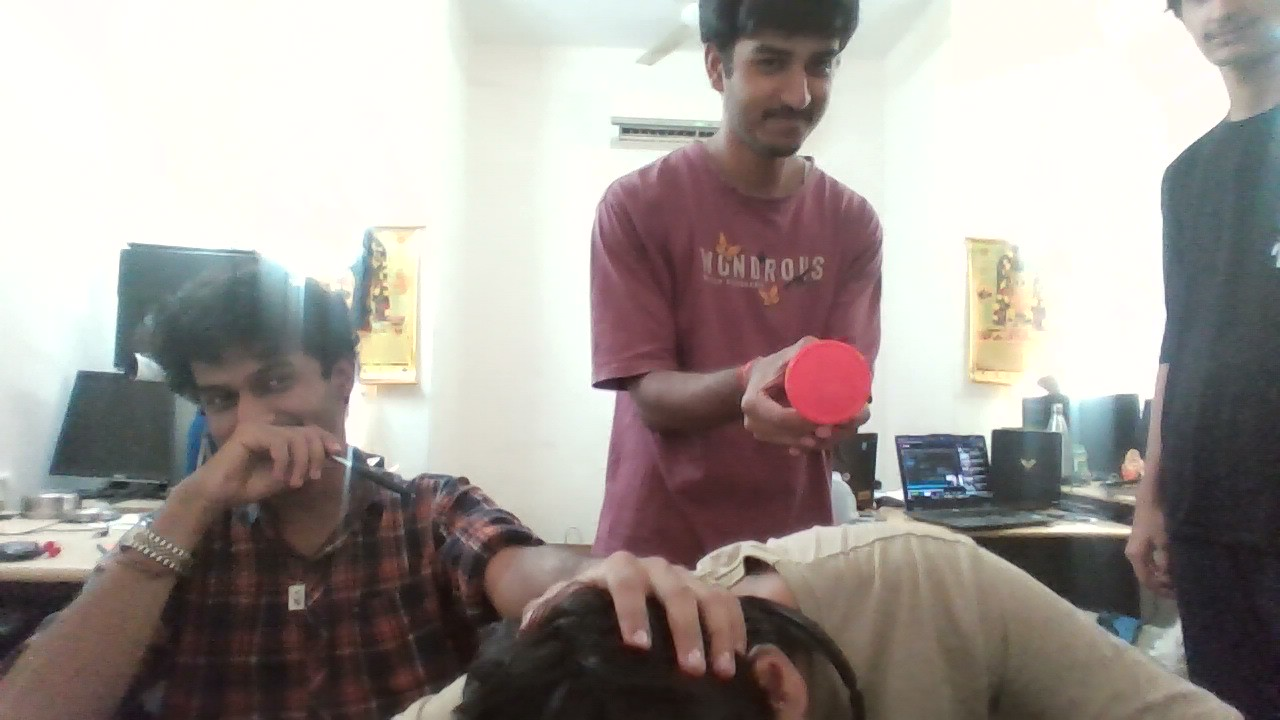
#> input picture main/tools/data/l.jpg, 1280 x 720 px, found by its file name
$ python aadity.py
#> lines starting #> are read from the running program, lines starting #| are printed output that depends on the picture; after the words box and inside, x2 and y2 are one past the last pixel; in counts of white or black regions, pixels touching at a corner belong together
import cv2
import numpy as np
import imutils

# =========================================================
# FIND OBJECT CENTER
# =========================================================

def find_object(frame):

    # Convert to grayscale
    gray = cv2.cvtColor(frame, cv2.COLOR_BGR2GRAY)

    # Blur image
    blur = cv2.GaussianBlur(gray, (5,5), 0)

    # Threshold
    _, mask = cv2.threshold(
        blur,
        120,
        255,
        cv2.THRESH_BINARY
    )

    # Find contours
    contours = cv2.findContours(
        mask.copy(),
        cv2.RETR_EXTERNAL,
        cv2.CHAIN_APPROX_SIMPLE
    )

    contours = imutils.grab_contours(contours)

    center = None

    if len(contours) > 0:

        # Largest contour
        c = max(contours, key=cv2.contourArea)

        # Minimum enclosing circle
        ((x, y), radius) = cv2.minEnclosingCircle(c)

        # Moments
        M = cv2.moments(c)

        if M["m00"] != 0:

            center = (
                int(M["m10"] / M["m00"]),
                int(M["m01"] / M["m00"])
            )

            # Draw detected object
            if radius > 3:

                cv2.circle(
                    frame,
                    (int(x), int(y)),
                    int(radius),
                    (0,255,0),
                    2
                )

                cv2.circle(
                    frame,
                    center,
                    5,
                    (0,0,255),
                    -1
                )

    return center, mask


# =========================================================
# DEPTH CALCULATION
# =========================================================

def find_depth(
    center_right,
    center_left,
    frame_right,
    frame_left,
    baseline,
    alpha
):

    # Get image width
    height_right, width_right, _ = frame_right.shape
    height_left, width_left, _ = frame_left.shape

    # Check image sizes
    if width_right != width_left:
        print("Images do not have same width")
        return None

    # Focal length in pixels
    f_pixel = (width_right * 0.5) / np.tan(alpha * 0.5 * np.pi / 180)

    # X coordinates
    x_right = center_right[0]
    x_left = center_left[0]

    # Disparity
    disparity = x_left - x_right

    # Avoid division by zero
    if disparity == 0:
        return None

    # Depth formula
    depth = (baseline * f_pixel) / disparity

    return abs(depth)


# =========================================================
# MAIN
# =========================================================

# Baseline distance between cameras [cm]
B = 17.8

# Camera field of view [degrees]
alpha = 72

# cm
DISTANCE = 75

# Load stereo images
frame_left = cv2.imread("/data/l.jpg")
#> frame_left is the input picture: shape (720, 1280, 3); mean B, G, R 149.4, 153.6, 160.4
frame_right = cv2.imread("/data/r.jpg")
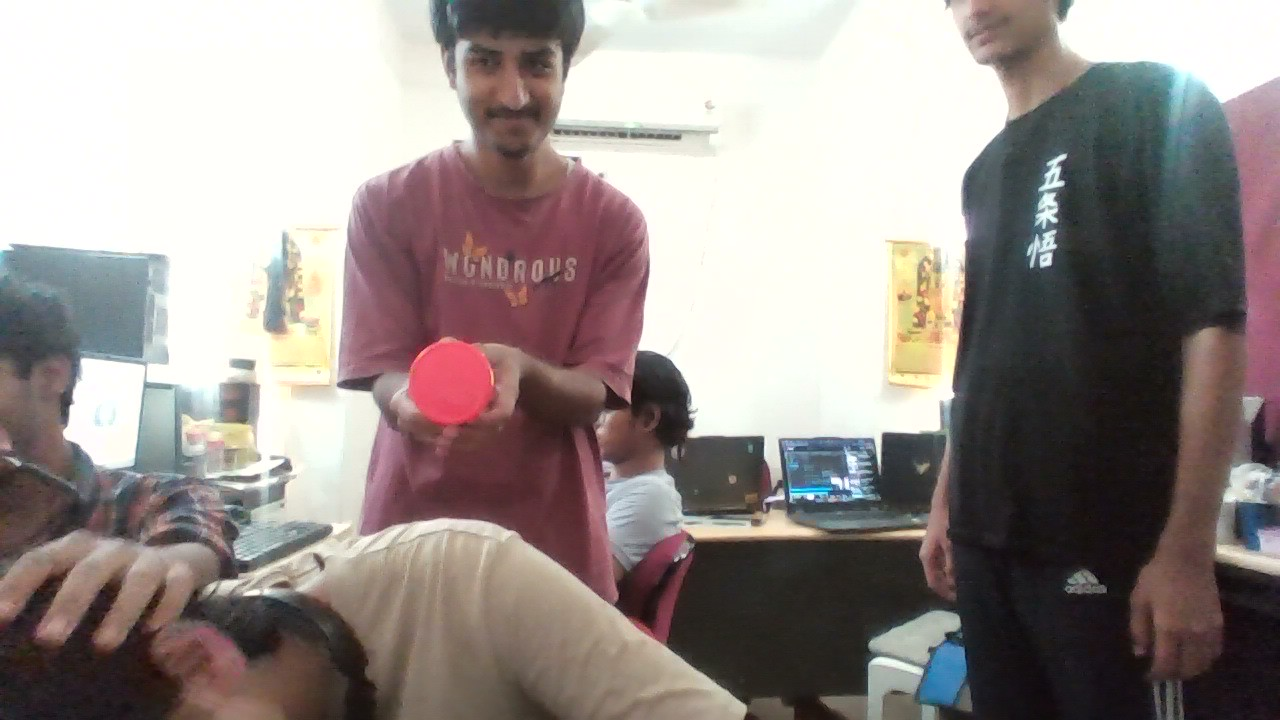
#> input picture main/tools/data/r.jpg, 1280 x 720 px, found by its file name
#> frame_right is the input picture: shape (720, 1280, 3); mean B, G, R 138.4, 141.6, 150.8

# Check images
if frame_left is None or frame_right is None:
    print("Error loading images")
    exit()

# =========================================================
# OBJECT DETECTION
# =========================================================

center_left, mask_left = find_object(frame_left)
#> in find_object, `_, mask = cv2.threshold( blur, 120, 255, cv2.THRESH_BINARY )`:
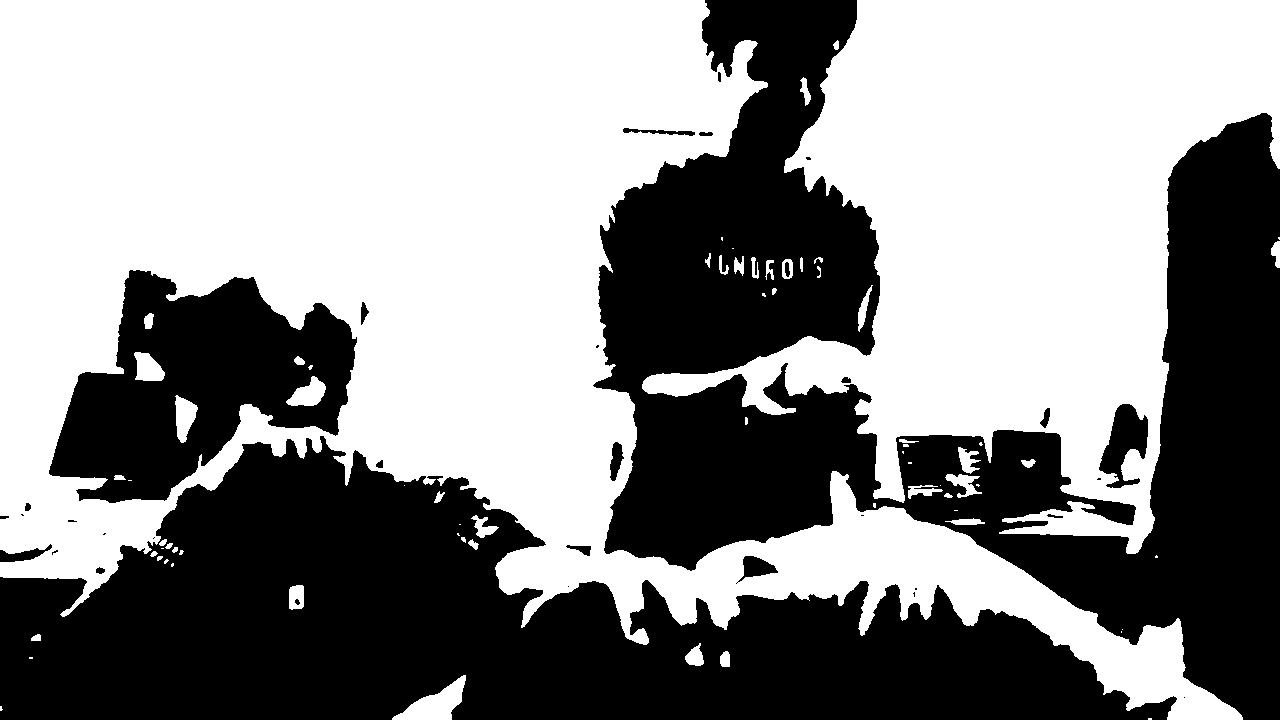
#> mask: shape (720, 1280); 55.5% white; 34 black regions (13 under 20 px)
#> in find_object, `contours = cv2.findContours( mask.copy(), cv2.RETR_EXTERNAL, cv2.CHAIN..`: contours = 63 contours, 32 with area under 20; largest, box (x1, y1, x2, y2) and area: (0, 0, 1243, 720) 375536, (642, 0, 1280, 554) 170004, (392, 675, 466, 720) 1407, (945, 474, 982, 498) 333, (289, 585, 304, 610) 311
#> in find_object, `c = max(contours, key=cv2.contourArea)`: c = contour of 2151 points, box (x1, y1, x2, y2) (0, 0, 1243, 720), area 375536
#> in find_object, `((x, y), radius) = cv2.minEnclosingCircle(c)`: x = 621; y = 359.5; radius = 717.6
#> in find_object, `M = cv2.moments(c)`: M = moments, m00 375536, centre m10/m00, m01/m00 = (387.9, 287.7)
#> in find_object, `center = ( int(M["m10"] / M["m00"]), int(M["m01"] / M["m00"]) )`: center = (387, 287)
#> in find_object, `cv2.circle( frame, (int(x), int(y)), int(radius), (0,255,0), 2 )`:
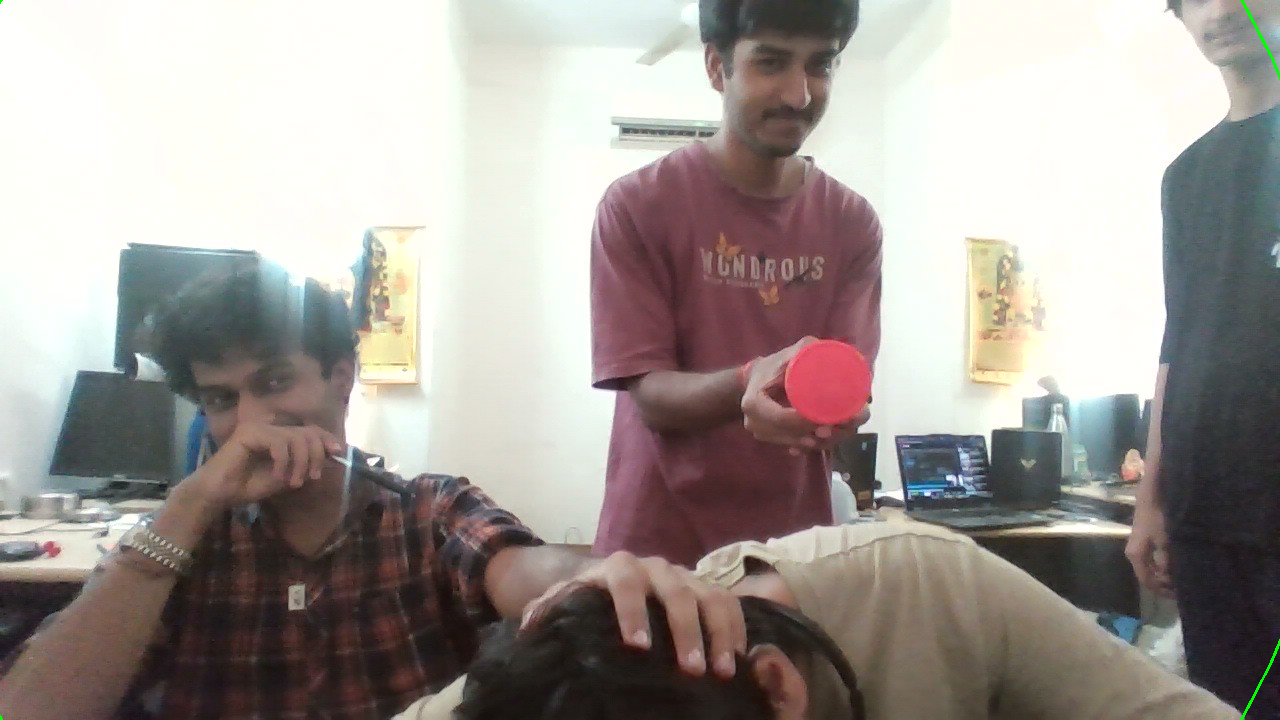
#> frame: shape (720, 1280, 3); 0.05% of pixels changed, all inside (x1, y1, x2, y2) = (0, 0, 1280, 720)
#> in find_object, `cv2.circle( frame, center, 5, (0,0,255), -1 )`: frame: shape (720, 1280, 3); 0.01% of pixels changed, all inside (x1, y1, x2, y2) = (382, 282, 393, 293)
#> center_left = (387, 287)
center_right, mask_right = find_object(frame_right)
#> in find_object (call 2), `_, mask = cv2.threshold( blur, 120, 255, cv2.THRESH_BINARY )`: mask: shape (720, 1280); 52% white; 55 black regions (34 under 20 px)
#> in find_object (call 2), `contours = cv2.findContours( mask.copy(), cv2.RETR_EXTERNAL, cv2.CHAIN..`: contours = 72 contours, 28 with area under 20; largest, box (x1, y1, x2, y2) and area: (0, 0, 747, 720) 240485, (535, 0, 1280, 558) 198778, (0, 509, 215, 641) 10898, (586, 456, 825, 600) 9438, (866, 611, 960, 720) 4726
#> in find_object (call 2), `c = max(contours, key=cv2.contourArea)`: c = contour of 1747 points, box (x1, y1, x2, y2) (0, 0, 747, 720), area 240485
#> in find_object (call 2), `((x, y), radius) = cv2.minEnclosingCircle(c)`: x = 371.5; y = 359; radius = 516.6
#> in find_object (call 2), `M = cv2.moments(c)`: M = moments, m00 240485, centre m10/m00, m01/m00 = (276.3, 301.8)
#> in find_object (call 2), `center = ( int(M["m10"] / M["m00"]), int(M["m01"] / M["m00"]) )`: center = (276, 301)
#> in find_object (call 2), `cv2.circle( frame, (int(x), int(y)), int(radius), (0,255,0), 2 )`:
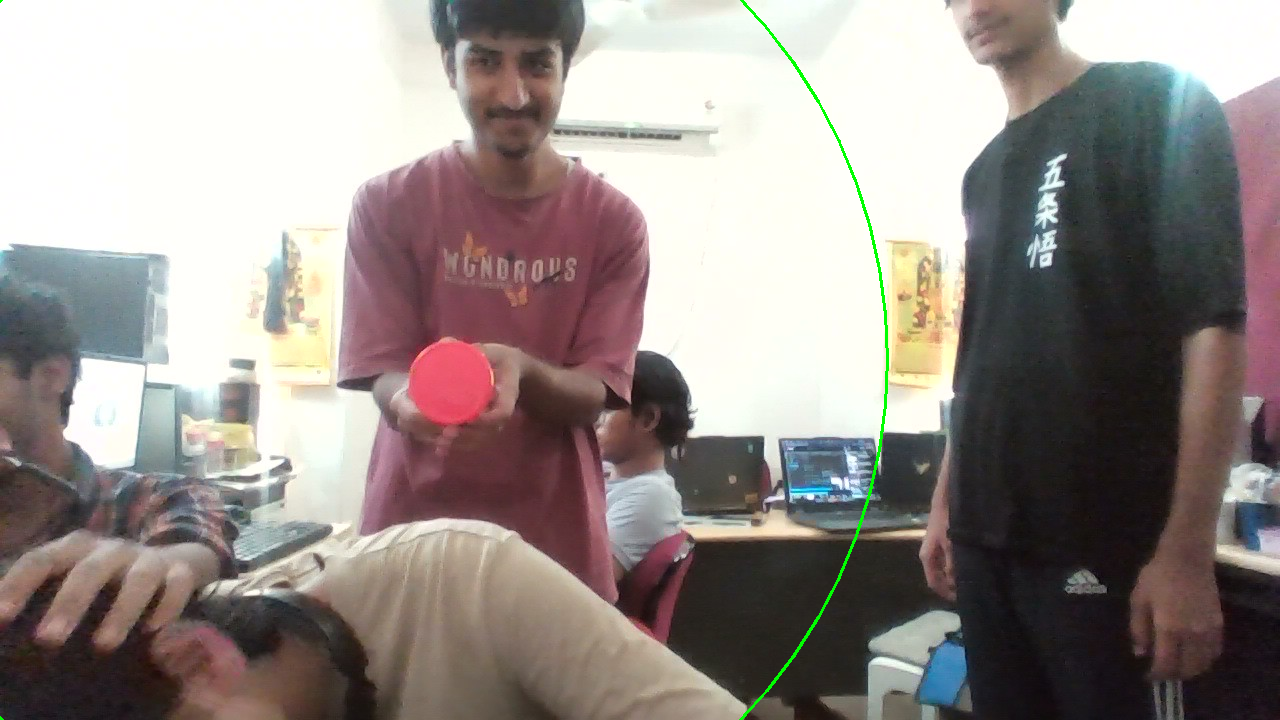
#> frame: shape (720, 1280, 3); 0.26% of pixels changed, all inside (x1, y1, x2, y2) = (0, 0, 889, 720)
#> in find_object (call 2), `cv2.circle( frame, center, 5, (0,0,255), -1 )`: frame: shape (720, 1280, 3); 0.01% of pixels changed, all inside (x1, y1, x2, y2) = (271, 296, 282, 307)
#> center_right = (276, 301)

print("Left Center:", center_left)
#| Left Center: (387, 287)
print("Right Center:", center_right)
#| Right Center: (276, 301)

# =========================================================
# DEPTH ESTIMATION
# =========================================================

if center_left is None or center_right is None:

    print("Object not detected")

    cv2.putText(
        frame_left,
        "TRACKING LOST",
        (50,50),
        cv2.FONT_HERSHEY_SIMPLEX,
        1,
        (0,0,255),
        2
    )

    cv2.putText(
        frame_right,
        "TRACKING LOST",
        (50,50),
        cv2.FONT_HERSHEY_SIMPLEX,
        1,
        (0,0,255),
        2
    )

else:

    # Calculate depth
    depth = find_depth(
        center_right,
        center_left,
        frame_right,
        frame_left,
        B,
        alpha
    )
#> in find_depth, `x_right = center_right[0]`: x_right = 276
#> in find_depth, `x_left = center_left[0]`: x_left = 387
#> in find_depth, `disparity = x_left - x_right`: disparity = 111
#> in find_depth, `depth = (baseline * f_pixel) / disparity`: depth = 141.3
#> depth = 141.3

    print("Depth:", round(depth,2), "cm")
#| Depth: 141.26 cm

    # Display depth
    cv2.putText(
        frame_left,
        f"Depth: {round(depth,2)} cm",
        (50,50),
        cv2.FONT_HERSHEY_SIMPLEX,
        1,
        (0,255,0),
        2
    )
#> frame_left: shape (720, 1280, 3); mean B, G, R 148.8, 153.6, 159.9

    cv2.putText(
        frame_right,
        f"Depth: {round(depth,2)} cm",
        (50,50),
        cv2.FONT_HERSHEY_SIMPLEX,
        1,
        (0,255,0),
        2
    )
#> frame_right: shape (720, 1280, 3); mean B, G, R 137.5, 141.8, 149.8

# =========================================================
# SHOW WINDOWS
# =========================================================

cv2.imshow("LEFT IMAGE", cv2.resize(frame_left, (0, 0), fx=0.35,fy=0.35))
cv2.imshow("RIGHT IMAGE", cv2.resize(frame_right, (0, 0), fx=0.35,fy=0.35))

cv2.imshow("LEFT MASK", cv2.resize(mask_left, (0, 0), fx=0.35,fy=0.35))
cv2.imshow("RIGHT MASK", cv2.resize(mask_right, (0, 0), fx=0.35,fy=0.35))
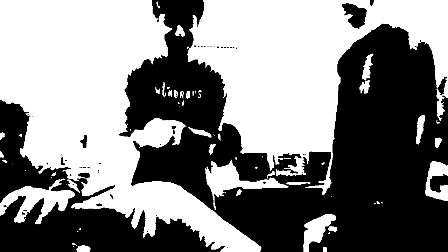
#> window 'RIGHT MASK': shape (252, 448); min 0, max 255, mean 132.5

print("Press any key to close windows...")

cv2.waitKey(0)

cv2.destroyAllWindows()
